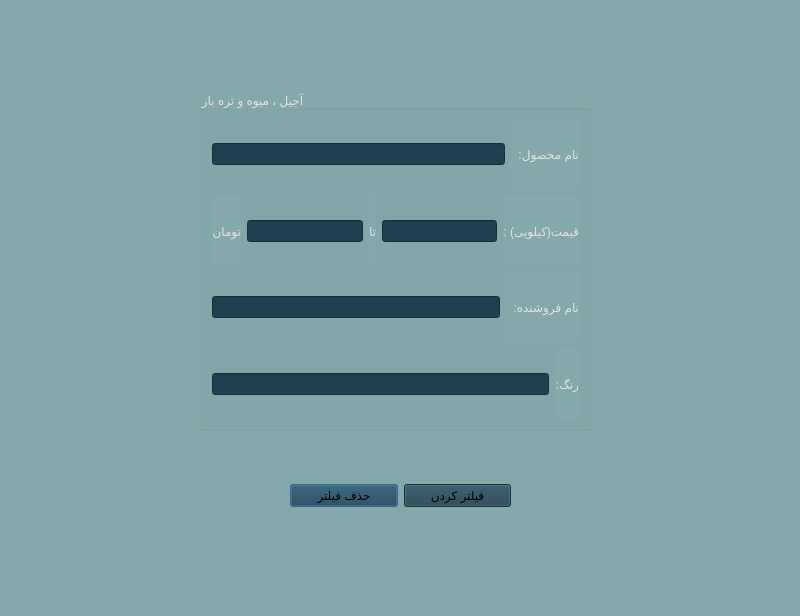
<?xml version="1.0" encoding="UTF-8"?>
<ui version="4.0">
 <class>fruitandveg_filter</class>
 <widget class="QDialog" name="fruitandveg_filter">
  <property name="geometry">
   <rect>
    <x>0</x>
    <y>0</y>
    <width>800</width>
    <height>616</height>
   </rect>
  </property>
  <property name="windowTitle">
   <string>Dialog</string>
  </property>
  <property name="styleSheet">
   <string notr="true">background-color: rgb(132, 169, 172);</string>
  </property>
  <widget class="QGroupBox" name="groupBox">
   <property name="geometry">
    <rect>
     <x>200</x>
     <y>90</y>
     <width>391</width>
     <height>341</height>
    </rect>
   </property>
   <property name="styleSheet">
    <string notr="true">font: 12pt &quot;Lalezar&quot;;
color: rgb(228, 227, 227);</string>
   </property>
   <property name="title">
    <string>آجیل ، میوه و تره بار</string>
   </property>
   <layout class="QVBoxLayout" name="verticalLayout">
    <item>
     <layout class="QHBoxLayout" name="horizontalLayout_4">
      <item>
       <widget class="QLineEdit" name="lineEdit">
        <property name="styleSheet">
         <string notr="true">background-color: rgb(32, 64, 81);
font: 12pt &quot;Lalezar&quot;;</string>
        </property>
        <property name="text">
         <string/>
        </property>
       </widget>
      </item>
      <item>
       <widget class="QLabel" name="label">
        <property name="styleSheet">
         <string notr="true">font: 12pt &quot;Lalezar&quot;;
color: rgb(228, 227, 227);</string>
        </property>
        <property name="text">
         <string>نام محصول:  </string>
        </property>
       </widget>
      </item>
     </layout>
    </item>
    <item>
     <layout class="QHBoxLayout" name="horizontalLayout_3">
      <item>
       <widget class="QLabel" name="label_6">
        <property name="styleSheet">
         <string notr="true">font: 12pt &quot;Lalezar&quot;;
color: rgb(228, 227, 227);</string>
        </property>
        <property name="text">
         <string>تومان</string>
        </property>
       </widget>
      </item>
      <item>
       <widget class="QLineEdit" name="lineEdit_5">
        <property name="styleSheet">
         <string notr="true">background-color: rgb(32, 64, 81);
font: 12pt &quot;Lalezar&quot;;</string>
        </property>
        <property name="text">
         <string/>
        </property>
       </widget>
      </item>
      <item>
       <widget class="QLabel" name="label_5">
        <property name="styleSheet">
         <string notr="true">font: 12pt &quot;Lalezar&quot;;
color: rgb(228, 227, 227);</string>
        </property>
        <property name="text">
         <string>تا</string>
        </property>
       </widget>
      </item>
      <item>
       <widget class="QLineEdit" name="lineEdit_2">
        <property name="styleSheet">
         <string notr="true">background-color: rgb(32, 64, 81);
font: 12pt &quot;Lalezar&quot;;</string>
        </property>
        <property name="text">
         <string/>
        </property>
       </widget>
      </item>
      <item>
       <widget class="QLabel" name="label_2">
        <property name="styleSheet">
         <string notr="true">font: 12pt &quot;Lalezar&quot;;
color: rgb(228, 227, 227);</string>
        </property>
        <property name="text">
         <string>قیمت(کیلویی) :</string>
        </property>
       </widget>
      </item>
     </layout>
    </item>
    <item>
     <layout class="QHBoxLayout" name="horizontalLayout_2">
      <item>
       <widget class="QLineEdit" name="lineEdit_3">
        <property name="styleSheet">
         <string notr="true">background-color: rgb(32, 64, 81);
font: 12pt &quot;Lalezar&quot;;</string>
        </property>
        <property name="text">
         <string/>
        </property>
       </widget>
      </item>
      <item>
       <widget class="QLabel" name="label_3">
        <property name="styleSheet">
         <string notr="true">font: 12pt &quot;Lalezar&quot;;
color: rgb(228, 227, 227);</string>
        </property>
        <property name="text">
         <string>نام فروشنده:  </string>
        </property>
       </widget>
      </item>
     </layout>
    </item>
    <item>
     <layout class="QHBoxLayout" name="horizontalLayout">
      <item>
       <widget class="QLineEdit" name="lineEdit_4">
        <property name="styleSheet">
         <string notr="true">background-color: rgb(32, 64, 81);
font: 12pt &quot;Lalezar&quot;;</string>
        </property>
        <property name="text">
         <string/>
        </property>
       </widget>
      </item>
      <item>
       <widget class="QLabel" name="label_4">
        <property name="styleSheet">
         <string notr="true">font: 12pt &quot;Lalezar&quot;;
color: rgb(228, 227, 227);</string>
        </property>
        <property name="text">
         <string>رنگ:</string>
        </property>
       </widget>
      </item>
     </layout>
    </item>
   </layout>
  </widget>
  <widget class="QWidget" name="layoutWidget">
   <property name="geometry">
    <rect>
     <x>290</x>
     <y>470</y>
     <width>221</width>
     <height>51</height>
    </rect>
   </property>
   <layout class="QHBoxLayout" name="horizontalLayout_5">
    <item>
     <widget class="QPushButton" name="pushButton">
      <property name="styleSheet">
       <string notr="true">background-color: rgb(32, 64, 81);
font: 12pt &quot;Lalezar&quot;;</string>
      </property>
      <property name="text">
       <string>حذف فیلتر</string>
      </property>
     </widget>
    </item>
    <item>
     <widget class="QPushButton" name="pushButton_2">
      <property name="styleSheet">
       <string notr="true">background-color: rgb(32, 64, 81);
font: 12pt &quot;Lalezar&quot;;</string>
      </property>
      <property name="text">
       <string>فیلتر کردن</string>
      </property>
     </widget>
    </item>
   </layout>
  </widget>
 </widget>
 <resources/>
 <connections/>
</ui>
